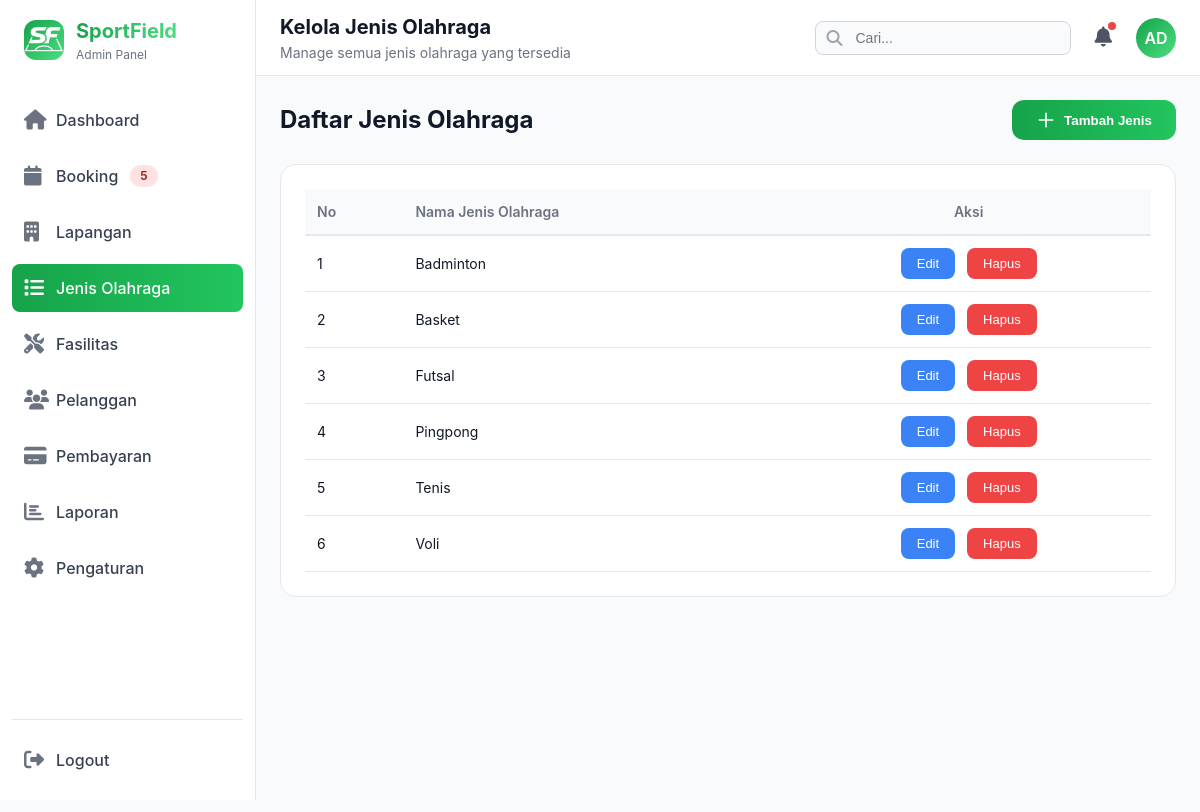
/page/admin/kelola-jenis.php (signed in), run on the app's committed database.
### tables this page shows
CREATE TABLE `jenis_olahraga` (
  `id` int(11) NOT NULL,
  `nama` varchar(50) NOT NULL
);

### page/admin/kelola-jenis.php (the view, shortened to what this page needs)
<?php
require_once '../../config/db.php';
$jenis_list = [];
try {
    $stmt = $pdo->query("SELECT * FROM jenis_olahraga ORDER BY nama ASC");
    $jenis_list = $stmt->fetchAll(PDO::FETCH_ASSOC);
} catch (Exception $e) {
    error_log("Error loading jenis: " . $e->getMessage());
}
?>
<div class="section-header">
    <h3>Daftar Jenis Olahraga</h3>
    <button onclick="openAddModal()" class="btn-primary">
        <svg class="icon" fill="none" stroke="currentColor" viewBox="0 0 24 24">
            <path stroke-linecap="round" stroke-linejoin="round" stroke-width="2" d="M12 4v16m8-8H4"></path>
        </svg>
        <span>Tambah Jenis</span>
    </button>
</div>
<div style="background: white; border: 1px solid #e5e7eb; border-radius: 16px; padding: 24px;">
    <table style="width: 100%; border-collapse: collapse;">
        <thead>
            <tr style="border-bottom: 2px solid #e5e7eb;">
                <th style="text-align: left; padding: 12px; color: #6b7280; font-weight: 600; font-size: 14px;">No</th>
                <th style="text-align: left; padding: 12px; color: #6b7280; font-weight: 600; font-size: 14px;">Nama Jenis Olahraga</th>
                <th style="text-align: center; padding: 12px; color: #6b7280; font-weight: 600; font-size: 14px;">Aksi</th>
            </tr>
        </thead>
        <tbody>
            <?php if (empty($jenis_list)): ?>
            <tr>
                <td colspan="3" style="text-align: center; padding: 20px; color: #9ca3af;">
                    Belum ada jenis olahraga
                </td>
            </tr>
            <?php else: ?>
                <?php foreach ($jenis_list as $index => $jenis): ?>
                <tr style="border-bottom: 1px solid #e5e7eb;">
                    <td style="padding: 12px;"><?php echo $index + 1; ?></td>
                    <td style="padding: 12px;"><?php echo htmlspecialchars($jenis['nama']); ?></td>
                    <td style="padding: 12px; text-align: center;">
                        <button onclick="openEditModal(<?php echo $jenis['id']; ?>, '<?php echo htmlspecialchars($jenis['nama']); ?>')"
                                style="background: #3b82f6; color: white; border: none; padding: 8px 16px; border-radius: 8px; cursor: pointer; margin-right: 8px; font-weight: 500; font-size: 13px; transition: all 0.3s ease;">
                            Edit
                        </button>
                        <button onclick="openDeleteModal(<?php echo $jenis['id']; ?>, '<?php echo htmlspecialchars($jenis['nama']); ?>')"
                                style="background: #ef4444; color: white; border: none; padding: 8px 16px; border-radius: 8px; cursor: pointer; font-weight: 500; font-size: 13px; transition: all 0.3s ease;">
                            Hapus
                        </button>
                    </td>
                </tr>
                <?php endforeach; ?>
            <?php endif; ?>
        </tbody>
    </table>
</div>
<?php
include '../includes/admin-layout.php';
?>

### assets/css/admin_style/admin-layout.css (style rules this page uses)
* { margin: 0; padding: 0; box-sizing: border-box; }
body { font-family: -apple-system, BlinkMacSystemFont, 'Segoe UI', Roboto, 'Helvetica Neue', Arial, sans-serif; background-color: #f9fafb; color: #111827; line-height: 1.5; }

### assets/css/admin_style/dashboard.css (style rules this page uses)
* { margin: 0; padding: 0; box-sizing: border-box; }
body { font-family: -apple-system, BlinkMacSystemFont, 'Segoe UI', Roboto, 'Helvetica Neue', Arial, sans-serif; background-color: #f9fafb; color: #111827; line-height: 1.5; }

### assets/css/admin_style/fasilitas-jenisOlahraga.css (style rules this page uses)
.section-header { display: flex; justify-content: space-between; align-items: center; margin-bottom: 24px; }
.section-header h3 { font-size: 24px; font-weight: bold; color: #111827; margin: 0; }
.btn-primary { display: flex; align-items: center; justify-content: center; gap: 8px; background: linear-gradient(to right, #16A34A, #22c55e); color: white; padding: 10px 24px; border: none; border-radius: 12px; font-weight: 600; cursor: pointer; transition: all 0.3s ease; }
.btn-primary .icon { width: 20px; height: 20px; }
table { width: 100%; border-collapse: collapse; font-size: 14px; }
table thead th { background: #f9fafb; padding: 16px; text-align: left; color: #6b7280; font-weight: 600; border-bottom: 1px solid #e5e7eb; }
table tbody td { padding: 16px; border-bottom: 1px solid #e5e7eb; color: #111827; }

### data on the page
jenis_olahraga: nama "Badminton"
jenis_olahraga: nama "Basket"
jenis_olahraga: nama "Futsal"
jenis_olahraga: nama "Pingpong"
jenis_olahraga: nama "Tenis"
jenis_olahraga: nama "Voli"

### other printed values
$page_title "Kelola Jenis Olahraga"
$page_subtitle "Manage semua jenis olahraga yang tersedia"
